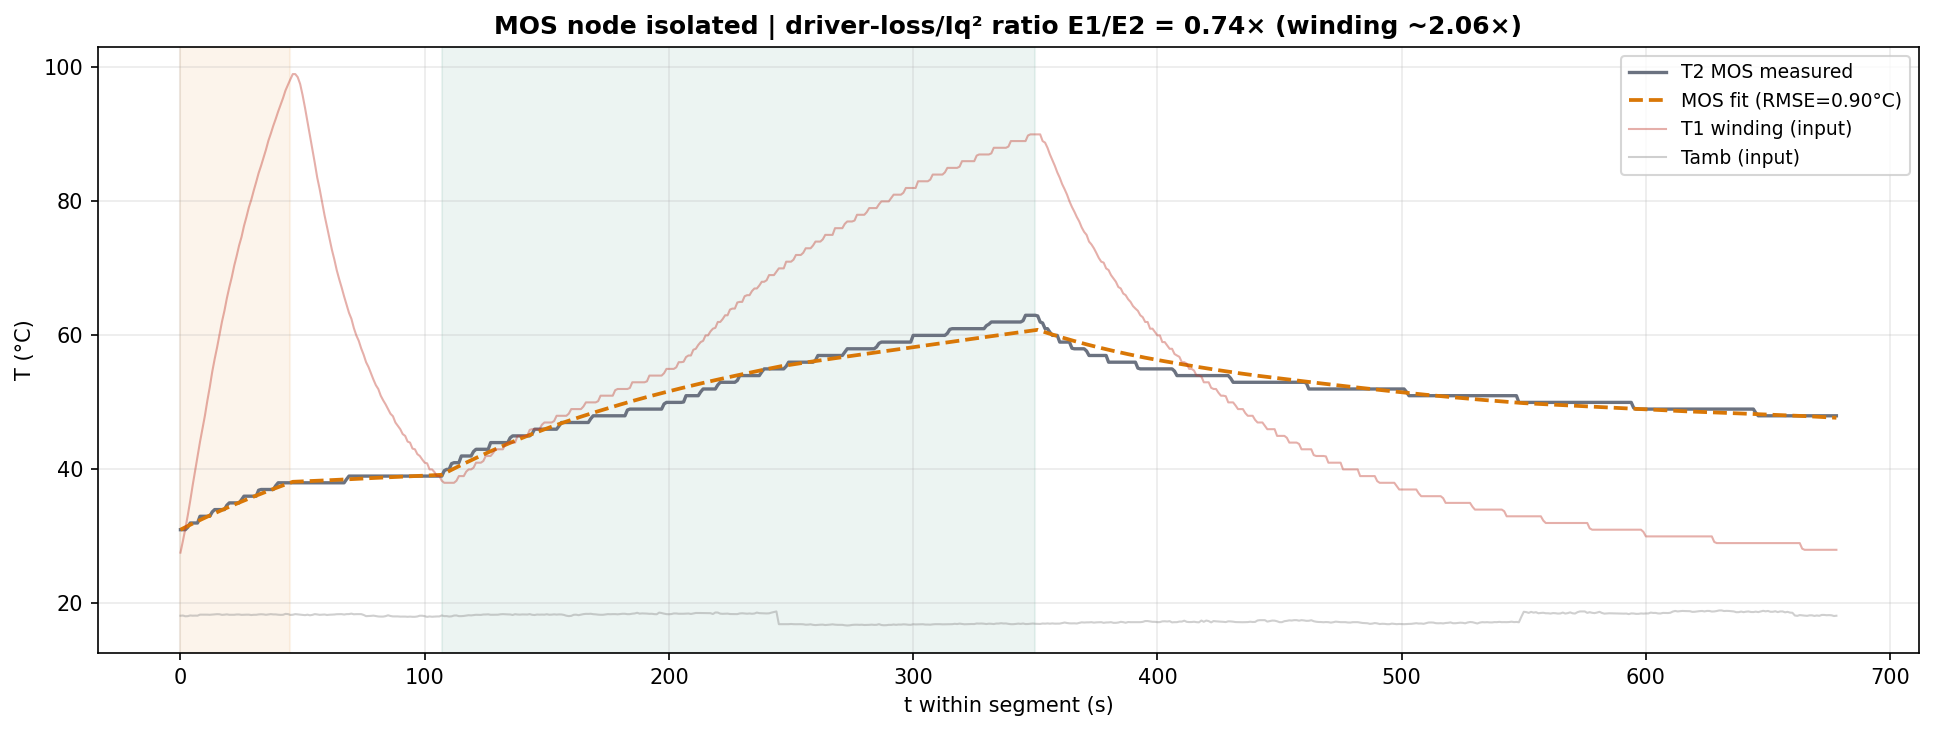

This figure's Python source:
"""
MOS 节点能量平衡 v2 —— 每事件"总驱动功率"(不拆 a2/f, 避免堵转内简并)
====================================================================
堵转段内电流近似恒定 → 驱动损耗近似恒定, 故直接把每事件驱动功率当一个
自由常数 P2_e 辨识, 再比 P2/Iq² 的 E1/E2 比值。
  dT2/dt = [P2_e - (T2-T1)/R12 - (T2-T3)/R23 - (T2-Tamb)/R2a]/C2
判据: (P2_E1/I²_E1)/(P2_E2/I²_E2)
  ≈2×  → 逆变器也多耗 → 支持"额外电流(id)"
  ≈1×  → 驱动损耗随 Iq² 正常 → 绕组额外损耗不伴随额外逆变器电流
用法: python mos_energy_balance2.py <CSV>
"""
import sys, time
import numpy as np
from scipy.optimize import differential_evolution, minimize
import matplotlib
matplotlib.use('Agg')
import matplotlib.pyplot as plt
from lptn_3node_final import CONFIG, load_multiple

LOCK = (25, 703); EVENTS = [(25, 70), (132, 375)]
OUT = 'mos_energy_balance2.png'
# C2, R12, R23, R2a, P2_E1, P2_E2, P2_off
BND = [(1, 400), (0.5, 1000), (0.1, 500), (0.5, 500), (0, 50), (0, 50), (0, 50)]


def build(csv):
    d = load_multiple([csv], CONFIG)
    d = d[(d['t'] >= LOCK[0]) & (d['t'] <= LOCK[1])].reset_index(drop=True)
    t = d['t'].values
    seg = dict(t=t, T1=d['T1'].values, T2=d['T2'].values, T3=d['T3'].values,
               Tamb=d['Tamb'].values, I2=d['I'].values**2, dt=np.diff(t))
    seg['dt_safe'] = np.where(seg['dt'] > 0, seg['dt'], 1.0)
    seg['dT2_meas'] = np.diff(seg['T2'])/seg['dt_safe']
    eid = np.full(len(t), -1, int)
    for e, (lo, hi) in enumerate(EVENTS):
        eid[(t >= lo) & (t <= hi)] = e
    seg['eid'] = eid
    return seg


def P2_pt(seg, P2s, P2off):
    return np.where(seg['eid'] >= 0, np.asarray(P2s)[np.maximum(seg['eid'], 0)], P2off)


def sim(seg, p):
    C2, R12, R23, R2a = p[:4]; P2s = p[4:6]; P2off = p[6]
    pp = P2_pt(seg, P2s, P2off)
    T1, T3, Ta = seg['T1'], seg['T3'], seg['Tamb']; dt = seg['dt']; N = len(seg['t'])
    T2 = np.empty(N); T2[0] = seg['T2'][0]
    iC = 1/C2; i12 = 1/R12; i23 = 1/R23; i2a = 1/R2a
    for k in range(N-1):
        dT2 = (pp[k] - (T2[k]-T1[k])*i12 - (T2[k]-T3[k])*i23 - (T2[k]-Ta[k])*i2a)*iC
        T2[k+1] = T2[k] + dT2*dt[k]
    return T2


def cost(p, seg):
    try:
        T2 = sim(seg, p)
        if np.any(np.isnan(T2)) or np.any(np.abs(T2) > 300): return 1e6
        dT2 = np.diff(T2)/seg['dt_safe']
        return np.mean((T2-seg['T2'])**2) + 0.3*np.mean((dT2-seg['dT2_meas'])**2)
    except Exception: return 1e6


def fit(seg, seeds=(42, 123, 7)):
    bc, bx = 1e10, None
    for s in seeds:
        r = differential_evolution(cost, BND, args=(seg,), seed=s, maxiter=300, popsize=18,
            tol=1e-10, polish=False, workers=1, mutation=(0.5, 1.5), recombination=0.9)
        r2 = minimize(cost, r.x, args=(seg,), method='L-BFGS-B', bounds=BND,
            options={'maxiter': 800, 'ftol': 1e-15})
        if r2.fun < bc: bc, bx = r2.fun, r2.x
    return bx


def erm(s_, seg, e):
    m = seg['eid'] == e; return np.sqrt(np.mean((s_[m]-seg['T2'][m])**2))


def main():
    if len(sys.argv) < 2: print(__doc__); sys.exit(1)
    seg = build(sys.argv[1])
    I2 = [seg['I2'][seg['eid'] == e].mean() for e in range(2)]
    print(f"堵转段 {len(seg['t'])}pts;  I²: E1={I2[0]:.0f}  E2={I2[1]:.0f}  (Iq²比={I2[0]/I2[1]:.2f})")
    for e, (lo, hi) in enumerate(EVENTS):
        m = seg['eid'] == e
        print(f"  E{e+1}: T2(MOS) {seg['T2'][m][0]:.0f}->{seg['T2'][m][-1]:.0f}°C")

    print("\n[MOS 孤立辨识, 每事件总驱动功率]"); t0 = time.time()
    x = fit(seg); T2s = sim(seg, x)
    C2, R12, R23, R2a = x[:4]; P2 = x[4:6]; P2off = x[6]
    print(f"  C2={C2:.1f} R12={R12:.1f} R23={R23:.1f} R2a={R2a:.1f}  P2off={P2off:.2f}W  ({time.time()-t0:.0f}s)")
    print(f"  τ2≈C2·(R23∥R2a∥R12)={C2/(1/R23+1/R2a+1/R12):.0f}s")
    print(f"  拟合RMSE: E1={erm(T2s,seg,0):.2f} E2={erm(T2s,seg,1):.2f} 全段={np.sqrt(np.mean((T2s-seg['T2'])**2)):.2f}°C")
    print(f"  驱动功率 P2: E1={P2[0]:.2f}W  E2={P2[1]:.2f}W")
    r_p = P2[0]/P2[1]; r_i = I2[0]/I2[1]
    print(f"  P2/Iq²: E1={P2[0]/I2[0]:.4f}  E2={P2[1]/I2[1]:.4f}")
    print(f"  ★ MOS 归一比值 (P2/Iq²)_E1/(P2/Iq²)_E2 = {(P2[0]/I2[0])/(P2[1]/I2[1]):.2f}×   (绕组: ~2.06×)")
    hit = [n for v,(lo,hi),n in zip(x,BND,['C2','R12','R23','R2a','P2_E1','P2_E2','P2off']) if abs(v-lo)<1e-3*(hi-lo) or abs(v-hi)<1e-3*(hi-lo)]
    print(f"  碰界: {hit if hit else '无 ✓'}")

    ratio = (P2[0]/I2[0])/(P2[1]/I2[1])
    print("\n  判据: ", end="")
    if ratio >= 1.6: print(f"MOS 也需 ~{ratio:.1f}× → 逆变器同样多耗电流 → 支持'额外电流(id)' ✓")
    elif ratio <= 1.3: print(f"MOS 归一功率基本不变({ratio:.2f}×) → 额外绕组损耗不伴随额外逆变器电流 → 反对 id, 指向绕组侧/热路")
    else: print(f"MOS 比值 {ratio:.2f}× 居中, 证据不强")

    t = seg['t'] - seg['t'][0]
    fig, ax = plt.subplots(figsize=(13, 5))
    ax.plot(t, seg['T2'], color='#6b7280', lw=1.6, label='T2 MOS measured')
    ax.plot(t, T2s, color='#d97706', lw=1.8, ls='--', label=f'MOS fit (RMSE={np.sqrt(np.mean((T2s-seg["T2"])**2)):.2f}°C)')
    ax.plot(t, seg['T1'], color='#c0392b', lw=1.0, alpha=.4, label='T1 winding (input)')
    ax.plot(t, seg['Tamb'], color='#888', lw=1.0, alpha=.4, label='Tamb (input)')
    for e, (lo, hi) in enumerate(EVENTS):
        ax.axvspan(lo-seg['t'][0], hi-seg['t'][0], alpha=.08, color=['#d97706','#0e7a5f'][e])
    ax.set_xlabel('t within segment (s)'); ax.set_ylabel('T (°C)')
    ax.set_title(f'MOS node isolated | driver-loss/Iq² ratio E1/E2 = {ratio:.2f}× (winding ~2.06×)', fontweight='bold')
    ax.legend(fontsize=9); ax.grid(True, alpha=.25)
    plt.tight_layout(); plt.savefig(OUT, dpi=150, bbox_inches='tight')
    print(f'\nPlot: {OUT}')


if __name__ == '__main__':
    main()
